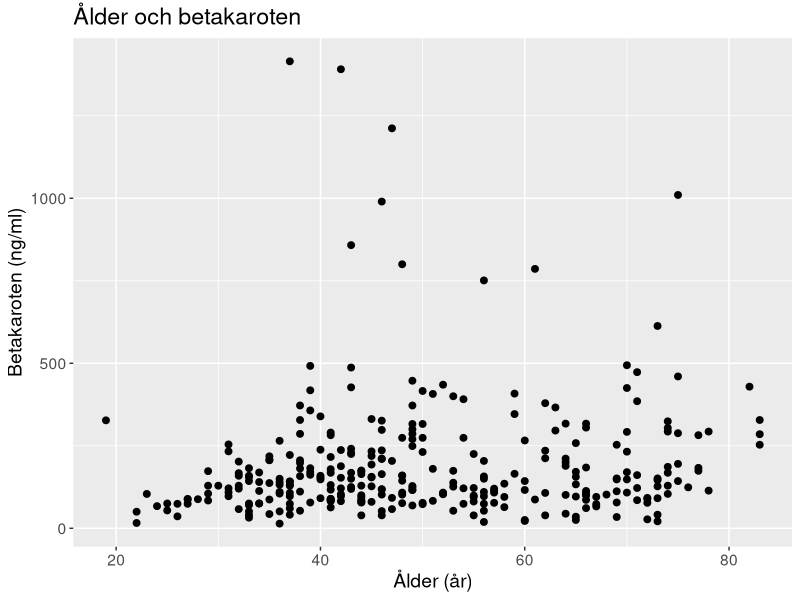
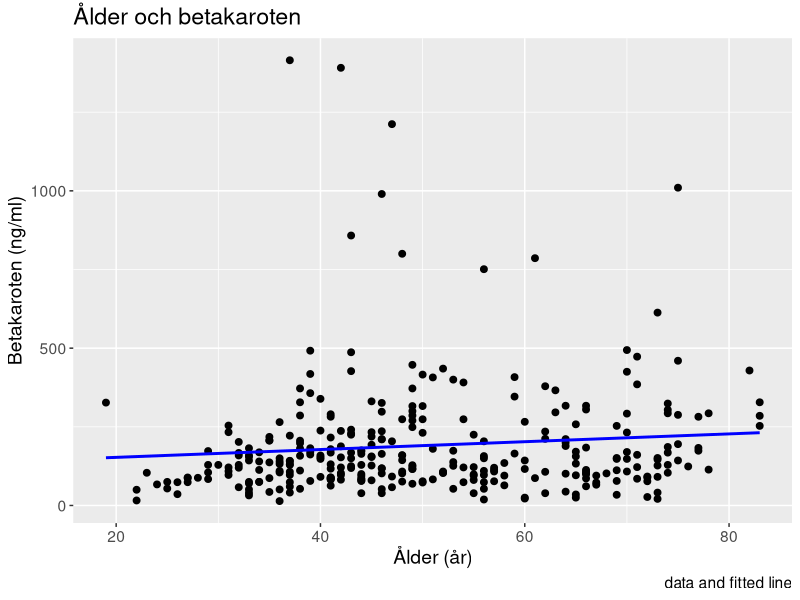
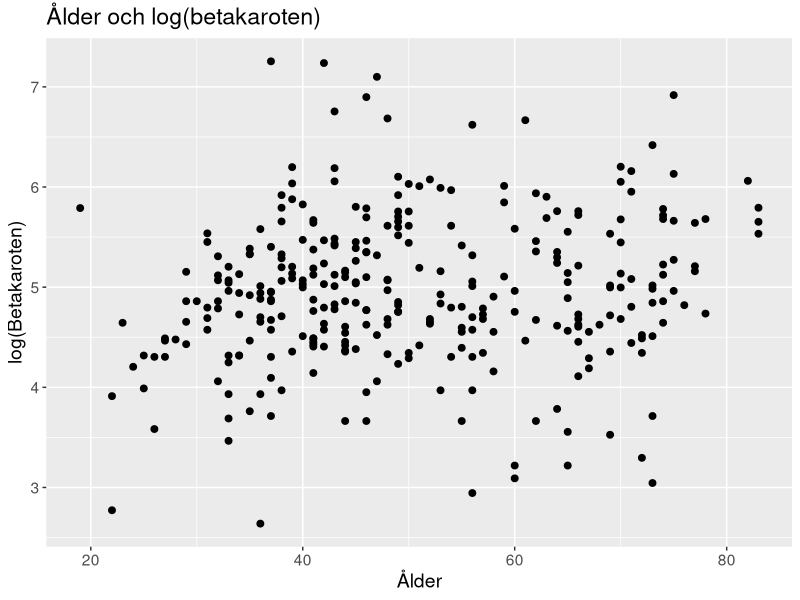
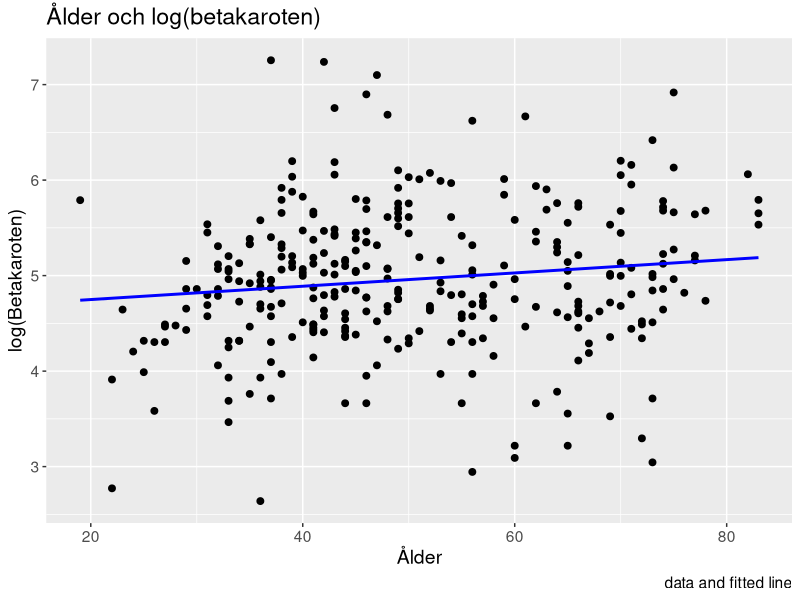
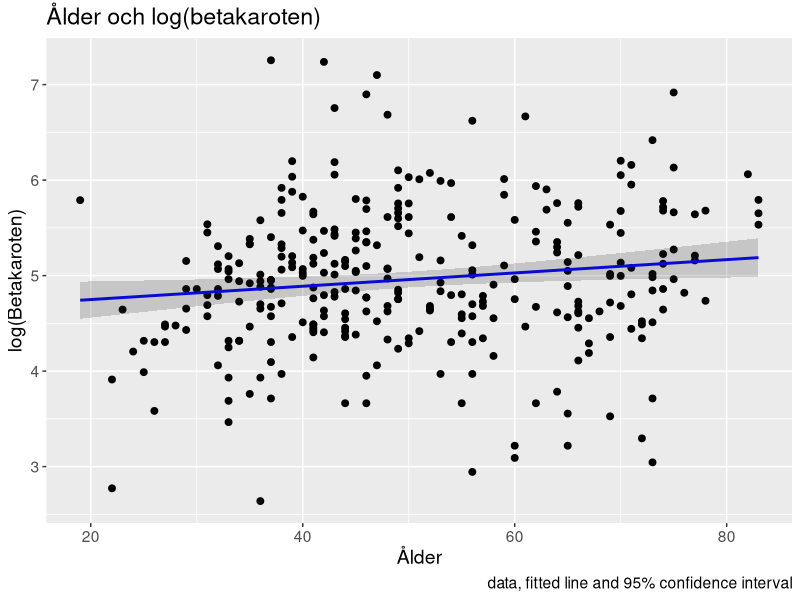
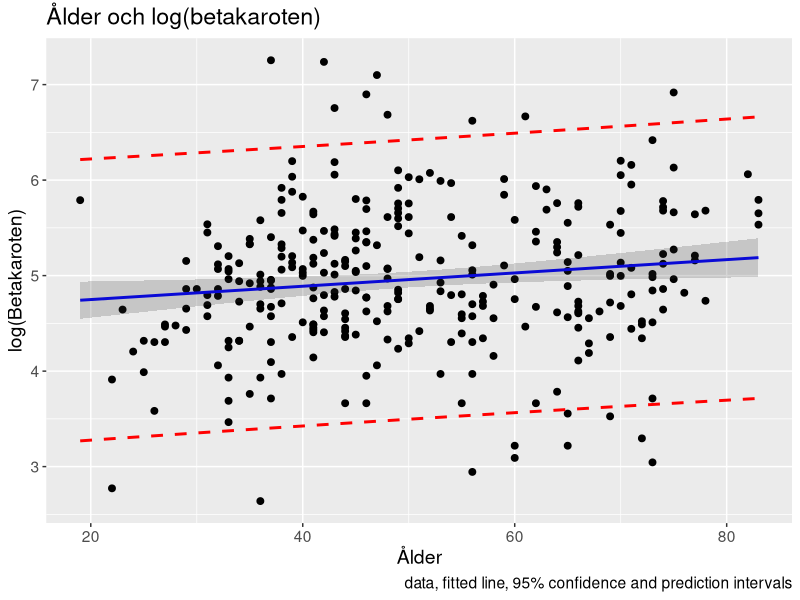
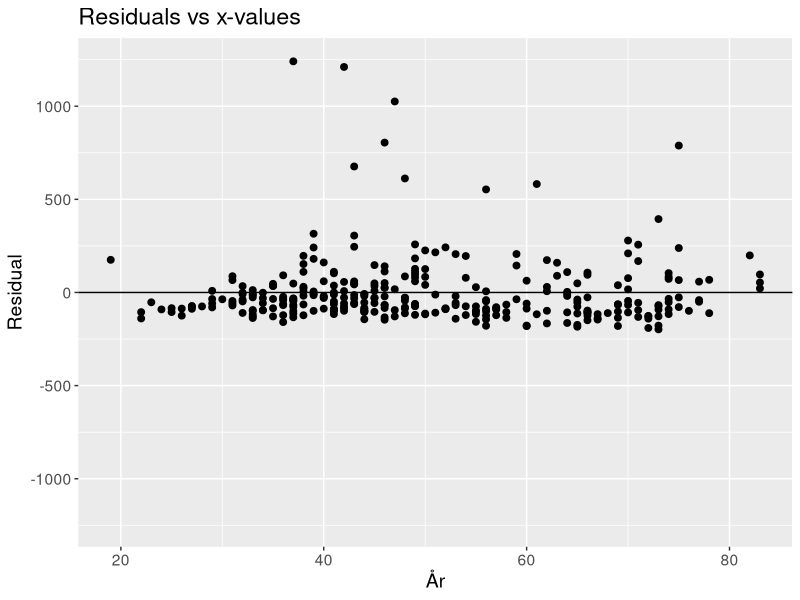
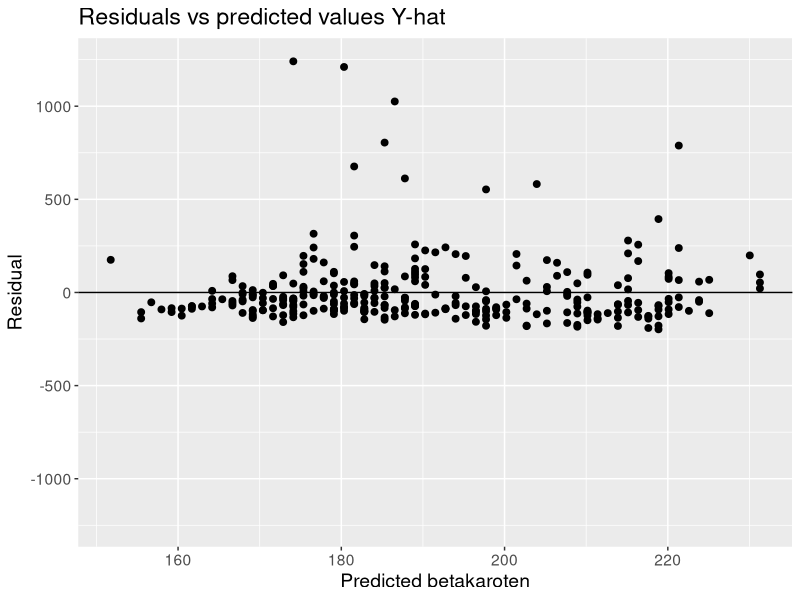

These charts were generated, in order, by the following R code:
# Import ggplot library
library(ggplot2)

# Read data file
plasma <- read.delim("Data/plasma.txt")
head(plasma)
summary(plasma)

# Delete data point with betaplasma=0
newplasma <- plasma[plasma$betaplasma > 0, ]

# Find minimum age
minage <- min(newplasma$betaplasma)

###### Linear model ######
newplasma.model1 <- lm(betaplasma ~ I(age - minage), data = newplasma)
summary(newplasma.model1)

# Fit a line
newplasma.pred1 <- 
  cbind(newplasma, 
        fit = predict(newplasma.model1),
        conf = predict(newplasma.model1, interval = "confidence"),
        pred = predict(newplasma.model1, interval = "prediction"))
head(newplasma.pred1)

# get rid of the extra fits
newplasma.pred1$conf.fit <- newplasma.pred1$pred.fit <- NULL
head(newplasma.pred1)

# Plot beta-carotene against age
(
  plot.data1 <- 
    ggplot(data = newplasma.pred1, aes(x = age, y = betaplasma)) + 
    geom_point(size = 2) +
    xlab("Ålder (år)") +
    ylab("Betakaroten (ng/ml)") +
    labs(title = "Ålder och betakaroten") +
    theme(text = element_text(size = 14))
)

# Add the fitted line to the data plot
(
  plot.line1 <- plot.data1 + 
    geom_line(aes(y = fit), color = "blue", size = 1) +
    labs(caption = "data and fitted line")
)


###### Logarithmic model ######
newplasma.model2 <- lm(log(betaplasma) ~ I(age - minage), data = newplasma)

# Fit a log line
newplasma.pred2 <- 
  cbind(newplasma, 
        fit = predict(newplasma.model2),
        conf = predict(newplasma.model2, interval = "confidence"),
        pred = predict(newplasma.model2, interval = "prediction"))
head(newplasma.pred2)
# get rid of the extra fits
newplasma.pred1$conf.fit <- newplasma.pred2$pred.fit <- NULL
head(newplasma.pred2)

# Plot log(beta-carotene) against age
(
  plot.data2 <- 
    ggplot(data = newplasma.pred2, aes(x = age, y = log(betaplasma))) + 
    geom_point(size = 2) +
    xlab("Ålder") +
    ylab("log(Betakaroten)") +
    labs(title = "Ålder och log(betakaroten)") +
    theme(text = element_text(size = 14))
)
# Add the fitted line to the data plot
(
  plot.line2 <- plot.data2 + 
    geom_line(aes(y = fit), color = "blue", size = 1) +
    labs(caption = "data and fitted line")
)

# Add confidence interval
(
  plot.conf2 <- plot.line2 + 
    geom_ribbon(aes(ymin = conf.lwr, ymax = conf.upr), alpha = 0.2) +
    labs(caption = "data, fitted line and 95% confidence interval")
)

# Add prediction interval
plot.conf2 +
  geom_line(aes(y = pred.lwr),
            color = "red", linetype = "dashed", size = 1) +
  geom_line(aes(y = pred.upr),
            color = "red", linetype = "dashed", size = 1) +
  labs(caption = "data, fitted line, 95% confidence and prediction intervals")


###### Residual Analysis ######
### Linear model ###

# Add the residuals to the predicted data
newplasma.pred1$e <- newplasma.model1$residuals
head(newplasma.pred1)

# Save the max-value in order to make the y-axis symmetrical 
# in the plots.
(max1.e <- max(abs(newplasma.pred1$e)))
(newplasma.elims1 <- c(-max1.e, max1.e))

# Plot residuals against x, add a horizontal line at y=0,
# and expand the y-axis to include +/- max residual.

ggplot(data = newplasma.pred1, 
       aes(x = age, y = e)) +
  geom_point(size = 2) +
  geom_hline(yintercept = 0) +
  expand_limits(y = newplasma.elims1) +
  xlab("År") +
  ylab("Residual") +
  labs(title = "Residuals vs x-values") +
  theme(text = element_text(size = 14))

# Plot residuals against yhat, add a horizontal line at y=0,
# and expand the y-axis to include +/- max residual.

ggplot(data = newplasma.pred1, aes(x = fit, y = e)) +
  geom_point(size = 2) +
  geom_hline(yintercept = 0) +
  expand_limits(y = newplasma.elims1) +
  xlab("Predicted betakaroten") +
  ylab("Residual") +
  labs(title = "Residuals vs predicted values Y-hat") +
  theme(text = element_text(size = 14))

# Make a normal qq-plot of the residuals.
ggplot(data = newplasma.pred1, aes(sample = e)) +
  geom_qq(size = 2) +
  geom_qq_line() +
  labs(title = "Normal Q-Q-plot of the residuals") +
  theme(text = element_text(size = 14))

# Histogram of the residuals:
ggplot(data = newplasma.pred1, aes(x = e)) +
  geom_histogram(bins = 10) +
  xlab("Residuals") +
  labs(title = "Histogram of residuals") +
  theme(text = element_text(size = 14))




### Logarithmic model ###

# Add the residuals to the predicted data
newplasma.pred2$e <- newplasma.model2$residuals
head(newplasma.pred2)

# Save the max-value in order to make the y-axis symmetrical 
# in the plots.
(max2.e <- max(abs(newplasma.pred2$e)))
(newplasma.elims2 <- c(-max2.e, max2.e))

# Plot residuals against x, add a horizontal line at y=0,
# and expand the y-axis to include +/- max residual.

ggplot(data = newplasma.pred2, 
       aes(x = age, y = e)) +
  geom_point(size = 2) +
  geom_hline(yintercept = 0) +
  expand_limits(y = newplasma.elims2) +
  xlab("År") +
  ylab("Residual") +
  labs(title = "Residuals vs x-values") +
  theme(text = element_text(size = 14))

# Plot residuals against yhat, add a horizontal line at y=0,
# and expand the y-axis to include +/- max residual.

ggplot(data = newplasma.pred2, aes(x = fit, y = e)) +
  geom_point(size = 2) +
  geom_hline(yintercept = 0) +
  expand_limits(y = newplasma.elims2) +
  xlab("Predicted betakaroten") +
  ylab("Residual") +
  labs(title = "Residuals vs predicted values Y-hat") +
  theme(text = element_text(size = 14))

# Make a normal qq-plot of the residuals.
ggplot(data = newplasma.pred2, aes(sample = e)) +
  geom_qq(size = 2) +
  geom_qq_line() +
  labs(title = "Normal Q-Q-plot of the residuals") +
  theme(text = element_text(size = 14))

# Histogram of the residuals:
ggplot(data = newplasma.pred2, aes(x = e)) +
  geom_histogram(bins = 10) +
  xlab("Residuals") +
  labs(title = "Histogram of residuals") +
  theme(text = element_text(size = 14))

### Choosing logarithmic model! ###

# Calculate the confidence intervals for beta:
conf <- confint(newplasma.model2)
exp(conf)
exp(newplasma.model2$coefficients)
# confint(newplasma.model1)

# Get confidence and prediction interval for x0 = 25

(newplasma.x0 <- data.frame(age = c(25)))
(newplasma.y0.pred2 <- cbind(newplasma.x0,
                                 fit = exp(predict(newplasma.model2, 
                                                   newplasma.x0)),
                                 conf = exp(predict(newplasma.model2, 
                                                    newplasma.x0, 
                                                    interval = "confidence")),
                                 pred = exp(predict(newplasma.model2,
                                                    newplasma.x0, 
                                                    interval = "prediction"))))
(interval_width_25 <- newplasma.y0.pred2$conf.upr - newplasma.y0.pred2$conf.lwr)

# Repeat for x0 = 26, 75 and 76

newplasma.x0 <- data.frame(age = c(26))
(newplasma.y0.pred2 <- cbind(newplasma.x0,
                             fit = exp(predict(newplasma.model2, newplasma.x0)),
                             conf = exp(predict(newplasma.model2,
                                                newplasma.x0,
                                                interval = "confidence")),
                             pred = exp(predict(newplasma.model2,
                                                newplasma.x0,
                                                interval = "prediction"))))

newplasma.x0 <- data.frame(age = c(75))
(newplasma.y0.pred2 <- cbind(newplasma.x0,
                             fit = exp(predict(newplasma.model2, newplasma.x0)),
                             conf = exp(predict(newplasma.model2,
                                                newplasma.x0,
                                                interval = "confidence")),
                             pred = exp(predict(newplasma.model2, 
                                                newplasma.x0, 
                                                interval = "prediction"))))
(interval_width_75 <- newplasma.y0.pred2$conf.upr - newplasma.y0.pred2$conf.lwr)

newplasma.x0 <- data.frame(age = c(76))
(newplasma.y0.pred2 <- cbind(newplasma.x0,
                             fit = exp(predict(newplasma.model2, newplasma.x0)),
                             conf = exp(predict(newplasma.model2,
                                                newplasma.x0,
                                                interval = "confidence")),
                             pred = exp(predict(newplasma.model2,
                                                newplasma.x0,
                                                interval = "prediction"))))

120.4364 - 119.6004
170.6154 - 169.431
